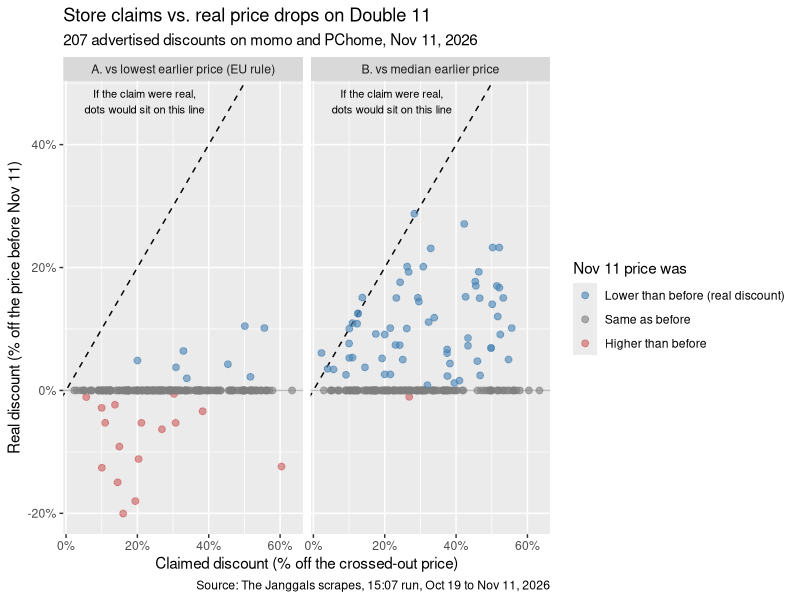
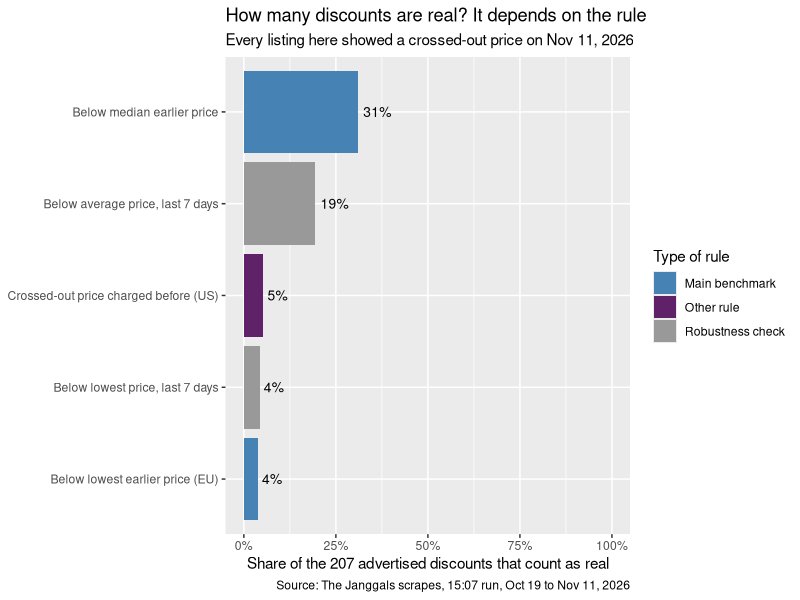

Reproduce these figures in R, in order.
# The Janggals: Milestone 3 (first visualization)
# Are Double 11 discounts real?
#
# Run this file from the analysis/ folder, so the data is at ../data/
# (same rule as analysis/README.md). The report milestone3_report.qmd
# uses exactly the same code.

library(tidyverse)

# ---- 1. Load the data ----------------------------------------------------

scrapes <- read_csv("../data/scrapes.csv", show_col_types = FALSE)

event_day <- as.Date("2026-11-11")

# One price per listing per day: keep only the scheduled 15:07 run
daily <- scrapes |>
  filter(slot == "15:07")

# Verify: one row per listing per day (this should print 0 rows)
daily |>
  count(date, platform, product_id) |>
  filter(n > 1)

# ---- 2. Benchmarks from the days before Nov 11 ---------------------------

# "30-day" window. Our scraping started Oct 19, so it holds at most 23 days.
before_30d <- daily |>
  filter(date >= event_day - 30, date < event_day) |>
  group_by(platform, product_id) |>
  summarize(
    prev_min = min(lowest_shown_price, na.rm = TRUE),       # EU rule
    prev_median = median(lowest_shown_price, na.rm = TRUE), # typical price
    max_sale = max(sale_price, na.rm = TRUE),               # highest price charged
    days_seen = n(),
    .groups = "drop"
  )

# 7-day window (robustness check only)
before_7d <- daily |>
  filter(date >= event_day - 7, date < event_day) |>
  group_by(platform, product_id) |>
  summarize(
    min_7d = min(lowest_shown_price, na.rm = TRUE),
    avg_7d = mean(lowest_shown_price, na.rm = TRUE),
    days_seen_7d = n(),
    .groups = "drop"
  )

# Verify: the keys are unique before joining (both should print 0 rows)
before_30d |> count(platform, product_id) |> filter(n > 1)
before_7d |> count(platform, product_id) |> filter(n > 1)

# ---- 3. Nov 11 listings ---------------------------------------------------

nov11 <- daily |>
  filter(date == event_day) |>
  inner_join(before_30d, by = c("platform", "product_id")) |>
  left_join(before_7d, by = c("platform", "product_id"))

nrow(nov11)                         # 286 listings with a benchmark
summary(nov11$days_seen)            # 20 to 23 days seen before Nov 11
sum(is.na(nov11$original_price))    # 32 show no crossed-out price

# Advertised discounts: a crossed-out price above the sale price.
# Claimed % off = 1 - sale price / crossed-out price.
advertised <- nov11 |>
  filter(!is.na(original_price), sale_price < original_price) |>
  mutate(claimed_discount = 1 - sale_price / original_price)

nrow(advertised)                    # 207 advertised discounts
advertised |> count(platform)

# ---- 4. Figure 1: what the store claims vs what the price history shows ---

# Real % off = 1 - Nov 11 lowest shown price / benchmark.
# BigGo-style comparisons use lowest_shown_price, never sale_price.
fig1_data <- advertised |>
  select(platform, product_id, claimed_discount, lowest_shown_price,
         prev_min, prev_median) |>
  pivot_longer(
    cols = c(prev_min, prev_median),
    names_to = "benchmark",
    values_to = "benchmark_price"
  ) |>
  mutate(
    real_discount = 1 - lowest_shown_price / benchmark_price,
    status = if_else(lowest_shown_price < benchmark_price,
                     "Lower than before (real discount)",
                     if_else(lowest_shown_price == benchmark_price,
                             "Same as before",
                             "Higher than before")),
    status = factor(status, levels = c("Lower than before (real discount)",
                                       "Same as before",
                                       "Higher than before")),
    benchmark_label = if_else(benchmark == "prev_min",
                              "A. vs lowest earlier price (EU rule)",
                              "B. vs median earlier price")
  )

# Verify: 207 listings x 2 benchmarks = 414 rows, no NA
nrow(fig1_data)
fig1_data |> filter(is.na(real_discount))
fig1_data |> count(benchmark, status)

ggplot(fig1_data, aes(x = claimed_discount, y = real_discount)) +
  geom_hline(yintercept = 0, color = "gray") +
  geom_abline(intercept = 0, slope = 1, linetype = 2) +
  geom_point(mapping = aes(color = status), alpha = 0.6, size = 2) +
  annotate("text", x = 0.22, y = 0.47,
           label = "If the claim were real,\ndots would sit on this line",
           size = 2.8) +
  facet_wrap(~ benchmark_label, nrow = 1) +
  scale_x_continuous(labels = scales::percent) +
  scale_y_continuous(labels = scales::percent) +
  scale_color_manual(values = c("Lower than before (real discount)" = "steelblue",
                                "Same as before" = "gray50",
                                "Higher than before" = "indianred")) +
  labs(x = "Claimed discount (% off the crossed-out price)",
       y = "Real discount (% off the price before Nov 11)",
       color = "Nov 11 price was",
       title = "Store claims vs. real price drops on Double 11",
       subtitle = "207 advertised discounts on momo and PChome, Nov 11, 2026",
       caption = "Source: The Janggals scrapes, 15:07 run, Oct 19 to Nov 11, 2026")

# ---- 5. Figure 2: does the discount count as real under other rules? ------

rule_checks <- advertised |>
  mutate(
    pass_eu_min   = lowest_shown_price < prev_min,
    pass_median   = lowest_shown_price < prev_median,
    pass_charged  = max_sale >= original_price,
    pass_min_7d   = lowest_shown_price < min_7d,
    pass_avg_7d   = lowest_shown_price < avg_7d
  )

rule_labels <- tibble(
  rule = c("eu_min", "median", "charged", "min_7d", "avg_7d"),
  rule_label = c("Below lowest earlier price (EU)",
                 "Below median earlier price",
                 "Crossed-out price charged before (US)",
                 "Below lowest price, last 7 days",
                 "Below average price, last 7 days"),
  rule_type = c("Main benchmark", "Main benchmark", "Other rule",
                "Robustness check", "Robustness check")
)

rule_share <- rule_checks |>
  summarize(across(starts_with("pass_"), ~ mean(.x, na.rm = TRUE))) |>
  pivot_longer(cols = everything(),
               names_to = "rule",
               values_to = "share_real",
               names_prefix = "pass_") |>
  left_join(rule_labels, by = "rule")

# Verify: 5 rules, no NA
rule_share

ggplot(rule_share, aes(x = share_real,
                       y = fct_reorder(rule_label, share_real))) +
  geom_col(mapping = aes(fill = rule_type)) +
  geom_text(aes(label = scales::percent(share_real, accuracy = 1)),
            hjust = -0.2, size = 3.5) +
  scale_x_continuous(labels = scales::percent, limits = c(0, 1)) +
  scale_fill_manual(values = c("Main benchmark" = "steelblue",
                               "Other rule" = "#5f2167",
                               "Robustness check" = "gray60")) +
  labs(x = "Share of the 207 advertised discounts that count as real",
       y = NULL,
       fill = "Type of rule",
       title = "How many discounts are real? It depends on the rule",
       subtitle = "Every listing here showed a crossed-out price on Nov 11, 2026",
       caption = "Source: The Janggals scrapes, 15:07 run, Oct 19 to Nov 11, 2026")

# ---- 6. Table: the same rules by platform ----------------------------------

rule_by_platform <- rule_checks |>
  group_by(platform) |>
  summarize(
    n = n(),
    claimed = mean(claimed_discount),
    across(starts_with("pass_"), ~ mean(.x, na.rm = TRUE)),
    .groups = "drop"
  )

rule_by_platform
